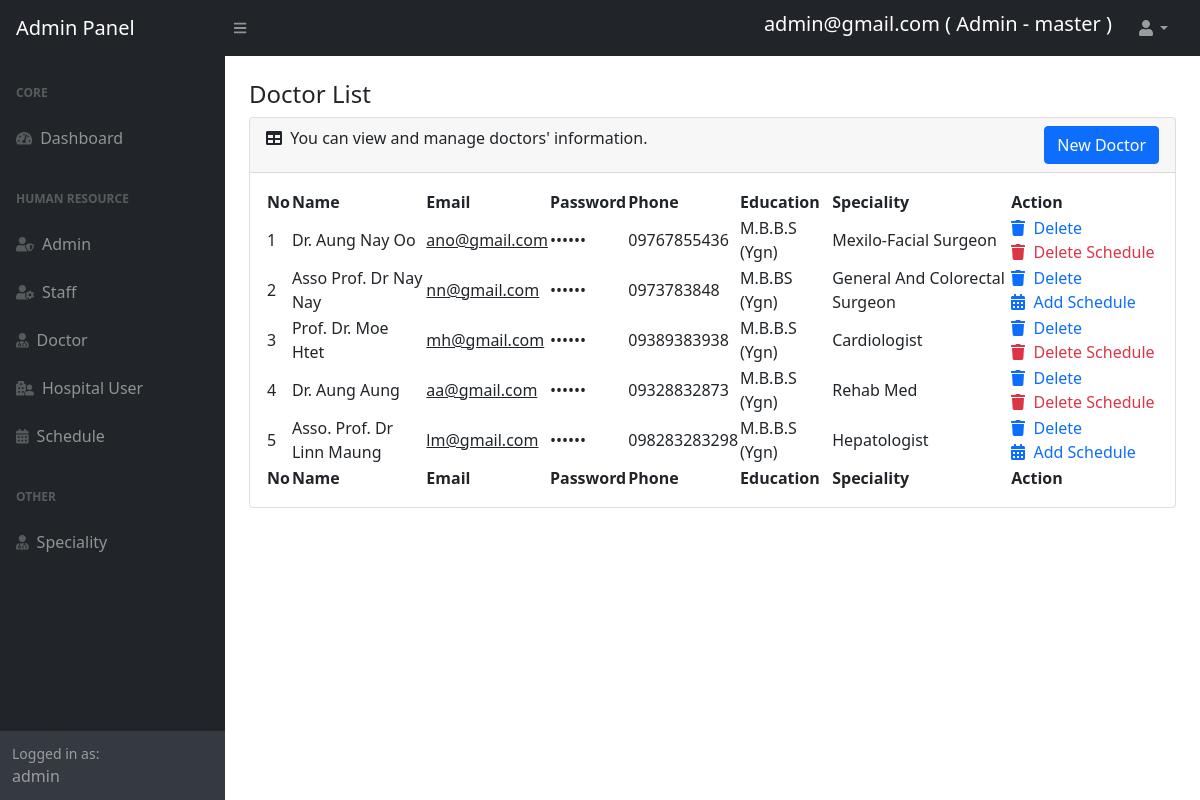
Screenshot of /admin/doctorlist.php (signed in) with the database file from the repository.
### tables this page shows
CREATE TABLE `doctor` (
  `doctorId` int NOT NULL,
  `doctorName` varchar(30) NOT NULL,
  `doctorEmail` varchar(50) NOT NULL,
  `doctorPassword` text NOT NULL,
  `doctorPhone` varchar(15) DEFAULT NULL,
  `education` text,
  `introduction` text,
  `specialityId` int DEFAULT NULL
);

CREATE TABLE `speciality` (
  `specialityId` int NOT NULL,
  `speciality` varchar(200) DEFAULT NULL,
  `description` text
);

### admin/doctorlist.php (the view, shortened to what this page needs)
<?php
include('header.php');
include('../connect.php');
?>
<div id="layoutSidenav_content">
    <main>
        <div class="container-fluid px-4">
            <h4 class="mt-4">Doctor List</h4>
            <div class="card mb-4">
                <div class="card-header">
                    <i class="fas fa-table me-1"></i>
                    You can view and manage doctors' information.
                    <button id="btnShowModalDialog" class="btn btn-primary" style="float: right;" data-bs-toggle="modal" data-bs-target="#addDoctorModal">New Doctor</button>
                </div>
                <div class="card-body">
                    <table id="datatablesSimple">
                        <thead>
                            <tr>
                                <th>No</th>
                                <th>Name</th>
                                <th>Email</th>
                                <th>Password</th>
                                <th>Phone</th>
                                <th>Education</th>
                                <th>Speciality</th>
                                <th>Action</th>
                            </tr>
                        </thead>
                        <tbody>
                            <?php
                            $selectdoctor = "SELECT * from doctor d, speciality s where d.specialityId=s.specialityId";
                            $runselectdoctor = $connection->query($selectdoctor);
                            $countofdoctor = $runselectdoctor->num_rows;
                            if ($countofdoctor > 0) {
                                $dataofdoctor = $runselectdoctor->fetch_all(MYSQLI_BOTH);
                                $no = 0;
                                foreach ($dataofdoctor as $dataone) {
                                    $no++;
                                    $doctorId = $dataone['doctorId'];
                                    $selectschedule="SELECT count(*) as SCount from schedule where doctorId=$doctorId";
                                    $runselectschedule=$connection->query($selectschedule);
                                    $dataofschedule=$runselectschedule->fetch_array(MYSQLI_ASSOC);
                                    echo "<tr>";
                                    echo "<td>$no</td>";
                                    echo "<td>" . $dataone['doctorName'] . "</td>";
                                    echo "<td><u>" . $dataone['doctorEmail'] . "</u></td>";
                                    echo "<td>&bull;&bull;&bull;&bull;&bull;&bull;</td>";
                                    echo "<td>" . $dataone['doctorPhone'] . "</td>";
                                    echo "<td>" . $dataone['education'] . "</td>";
                                    echo "<td>" . $dataone['speciality'] . "</td>";
                                    echo "<td class='col-2'>";
                                    echo "<a href='doctorlist.php?doctorIdToDelete=$doctorId' class='actionlink'><i class='fas fa-trash'></i>&nbsp;&nbsp;Delete</a>
                                            <br>
                                            <button id='addSchedule' data-bs-toggle='modal' data-bs-target='#scheduleModal' style='display:none;'>Schedule</button>
                                        ";
                                    if ($dataofschedule['SCount']>0) {
                                        echo "<a href='deleteSchedule.php?doctorIdToDeleteSchedule=$doctorId' class='actionlink text-danger'><i class='fas fa-trash'></i>&nbsp;&nbsp;Delete Schedule</a>";
                                    }else{
                                        echo "<a href='doctorlist.php?doctorIdToSchedule=$doctorId' class='actionlink'><i class='fas fa-calendar-alt'></i>&nbsp;&nbsp;Add Schedule</a>";
                                    }
                                    echo "</td></tr>";
                                }
                            }
                            ?>
                        </tbody>
                        <tfoot>
                            <tr>
                                <th>No</th>
                                <th>Name</th>
                                <th>Email</th>
                                <th>Password</th>
                                <th>Phone</th>
                                <th>Education</th>
                                <th>Speciality</th>
                                <th>Action</th>
                            </tr>
                        </tfoot>
                    </table>
                </div>
            </div>
        </div>
    </main>
</div>
<?php
include('footer.php');
?>

### admin/header.php (shortened to what this page needs)
<?php
include('../connect.php');
if (isset($_SESSION['loginid'])) {
    $loginid = $_SESSION['loginid'];
    $logintype = $_SESSION['logintype'];
    if ($logintype == "admin") {
        $selectadmin = "SELECT * from admin where adminId=$loginid";
        $runselectadmin = $connection->query($selectadmin);
        $dataofadmin = $runselectadmin->fetch_array();
        $adminemail = $dataofadmin['adminEmail'];
        $admintype = $dataofadmin['adminType'];
    } else if ($logintype == "staff") {
        $selectstaff = "SELECT * from staff where staffId=$loginid";
        $runselectstaff = $connection->query($selectstaff);
        $dataofstaff = $runselectstaff->fetch_array();
        $staffemail = $dataofstaff['staffEmail'];
    } else if ($logintype == "doctor") {
        $selectdoctor = "SELECT * from doctor where doctorId=$loginid";
        $runselectdoctor = $connection->query($selectdoctor);
        $dataofdoctor = $runselectdoctor->fetch_array();
        $doctoremail = $dataofdoctor['doctorEmail'];
    } else {
    }
} else {
    echo "<script>alert('Access denied')</script>";
    echo "<script>location='index.php'</script>";
}
?>
<!DOCTYPE html>
<html lang="en">
<head>
    <link href="https://cdn.jsdelivr.net/npm/simple-datatables@latest/dist/style.css" rel="stylesheet" />
    <link href="css/styles.css" rel="stylesheet" />
</head>
<body class="sb-nav-fixed">
    <nav class="sb-topnav navbar navbar-expand navbar-dark bg-dark">
        <a class="navbar-brand ps-3" href="index.php">Admin Panel</a>
        <button class="btn btn-link btn-sm order-1 order-lg-0 me-4 me-lg-0" id="sidebarToggle" href="#!"><i class="fas fa-bars"></i></button>
        <form class="d-none d-md-inline-block form-inline ms-auto me-0 me-md-3 my-2 my-md-0">
            <div class="input-group">
                <h5 style="color:white;">
                    <?php
                    if ($logintype == "admin") {
                        if ($admintype == "master") {
                            echo "$adminemail ( Admin - master )";
                        } else {
                            echo "$adminemail ( Admin )";
                        }
                    } else if ($logintype == "staff") {
                        echo "$staffemail (Staff)";
                    } else if ($logintype == "doctor") {
                        echo "$doctoremail (Doctor)";
                    } else {
                    }
                    ?>
                </h5>
            </div>
        </form>
        <ul class="navbar-nav ms-auto ms-md-0 me-3 me-lg-4">
            <li class="nav-item dropdown">
                <a class="nav-link dropdown-toggle" id="navbarDropdown" href="#" role="button" data-bs-toggle="dropdown" aria-expanded="false"><i class="fas fa-user fa-fw"></i></a>
            </li>
        </ul>
    </nav>
    <div id="layoutSidenav">
        <div id="layoutSidenav_nav">
            <nav class="sb-sidenav accordion sb-sidenav-dark" id="sidenavAccordion">
                <div class="sb-sidenav-menu">
                    <div class="nav">
                        <div class="sb-sidenav-menu-heading">Core</div>
                        <a class="nav-link" href="home.php">
                            <div class="sb-nav-link-icon"><i class="fas fa-tachometer-alt"></i></div>
                            Dashboard
                        </a>
                        <div class="sb-sidenav-menu-heading">Human Resource</div>
                        <?php
                        if ($logintype == "admin") {
                            if ($admintype == "master") {
                                echo "
                                <a class='nav-link' href='adminlist.php'>
                                <div class='sb-nav-link-icon'><i class='fas fa-user-shield'></i></div>
                                Admin
                                </a>
                                ";
                            }
                            echo "
                            <a class='nav-link' href='stafflist.php'>
                                <div class='sb-nav-link-icon'><i class='fas fa-user-cog'></i></div>
                                Staff
                            </a>
                            <a class='nav-link' href='doctorlist.php'>
                                <div class='sb-nav-link-icon'><i class='fas fa-user-md'></i></div>
                                Doctor
                            </a>
                            ";
                        }
                        ?>
                        <a class="nav-link" href="userlist.php">
                            <div class="sb-nav-link-icon"><i class="fas fa-hospital-user"></i></div>
                            Hospital User
                        </a>
                        <a class="nav-link" href="schedule.php">
                            <div class="sb-nav-link-icon"><i class="fas fa-calendar-alt"></i></div>
                            Schedule
                        </a>
                        <?php
                        if ($logintype == "admin") {
                            echo "
                            <div class='sb-sidenav-menu-heading'>Other</div>
                            <a class='nav-link' href='speciality.php'>
                                <div class='sb-nav-link-icon'><i class='fas fa-user-md'></i></div>
                                Speciality
                            </a>
                            ";
                        }
                        ?>
                    </div>
                </div>
                <div class="sb-sidenav-footer">
                    <div class="small">Logged in as:</div>
                    <?php echo "$logintype"; ?>
                </div>
            </nav>
        </div>

### admin/doctorlist.php (style rules this page uses)
.actionlink { text-decoration: none; }

### rows the page displays
doctor: doctorName "Dr. Aung Nay Oo", doctorEmail "ano@gmail.com", doctorPhone "09767855436", education "M.B.B.S (Ygn)", specialityId.speciality "Mexilo-Facial Surgeon"
doctor: doctorName "Asso Prof. Dr Nay Nay", doctorEmail "nn@gmail.com", doctorPhone "0973783848", education "M.B.BS (Ygn)", specialityId.speciality "General And Colorectal Surgeon"
doctor: doctorName "Prof. Dr. Moe Htet", doctorEmail "mh@gmail.com", doctorPhone "09389383938", education "M.B.B.S (Ygn)", specialityId.speciality "Cardiologist"
doctor: doctorName "Dr. Aung Aung", doctorEmail "aa@gmail.com", doctorPhone "09328832873", education "M.B.B.S (Ygn)", specialityId.speciality "Rehab Med"
doctor: doctorName "Asso. Prof. Dr Linn Maung", doctorEmail "lm@gmail.com", doctorPhone "098283283298", education "M.B.B.S (Ygn)", specialityId.speciality "Hepatologist"

### other values shown
$adminemail "admin@gmail.com"
$logintype "admin"
